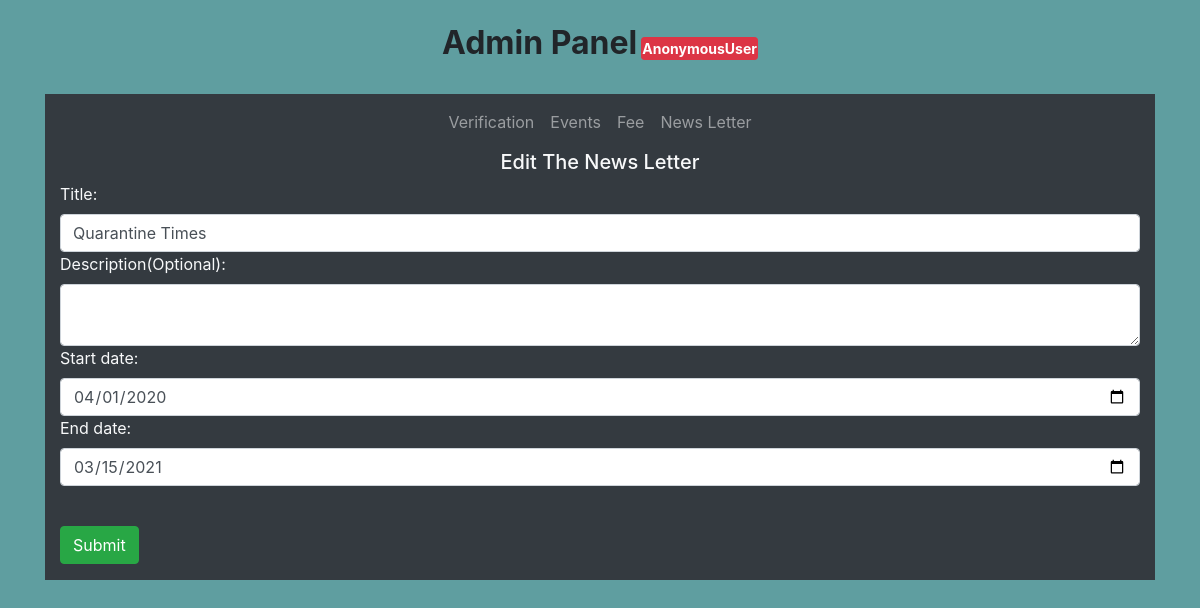
The app's page /my_admin/news_view/3/newsletter/update/ with its own data.
### news/models.py (models this page shows, shortened)
class News_Letter(models.Model):
    title = models.CharField(max_length=50)
    description = models.TextField(blank=True)
    start_date = models.DateField()
    end_date = models.DateField()
    created_on = models.DateTimeField(auto_now_add=True)

### my_admin/views.py (the view)
# urls.py: path('news_view/<int:id>/newsletter/update/',admin_news_letter_update,name='admin_news_letter_update'),
def admin_news_letter_update(request,id):
    news_letter = News_Letter.objects.get(pk=id)
    form = NewsLetterForm(request.POST or None, instance=news_letter)
    if form.is_valid():
        form.save()
        return redirect('admin_news_view')
    context = {
        'news_letter':news_letter,
        'form':form,
    }
    return render(request,"my_admin/my_admin_update_news_letter.html",context)

### news/forms.py
class NewsLetterForm(forms.ModelForm):
    class Meta:
        model = News_Letter
        labels = {
        "description": "Description(Optional):"
        }
        fields = [
            "title",
            "description",
            "start_date",
            "end_date",
        ]
        widgets = {
            'start_date': DateInput(),
            'end_date':DateInput(),
        }
    def __init__(self, *args, **kwargs):
        super().__init__(*args, **kwargs)
        for field in iter(self.fields):
            if field == "description":
                self.fields[field].widget.attrs.update({
                'class': 'form-control',
                'rows':2,
                })
            else:
                self.fields[field].widget.attrs.update({
                'class': 'form-control'})

### alumni_fee/context_processors.py (called while the page is built)
def add_variable_to_context(request):
    year_fee = Fee_Info.objects.get()
    current_news_letter = News_Letter.objects.all().order_by('-start_date').first()
    return {
        'yearFee': year_fee.yearly_fee,
        'current_news_letter':current_news_letter,
    }

### templates/my_admin/my_admin_update_news_letter.html
{% extends "my_admin/base.html" %}
{% load static %}
{% block content %}
<div class="bg-dark text-light">
    <h5 style="text-align: center;">Edit The News Letter</h5>
    <form action="{% url 'admin_news_letter_update' news_letter.id %}" method="POST" class="container">
        {{form}}
        <br>
        <input type="submit" value="Submit" class="btn btn-success my-3">
    </form>
</div>
{% endblock %}

### home/static/css/myadmin.css (style rules this page uses)
body { background-color: cadetblue; }

### records on screen
News_Letter: title "Quarantine Times", start_date "04/01/2020", end_date "03/15/2021"

### other values on screen
{{ request.user }} "AnonymousUser"
